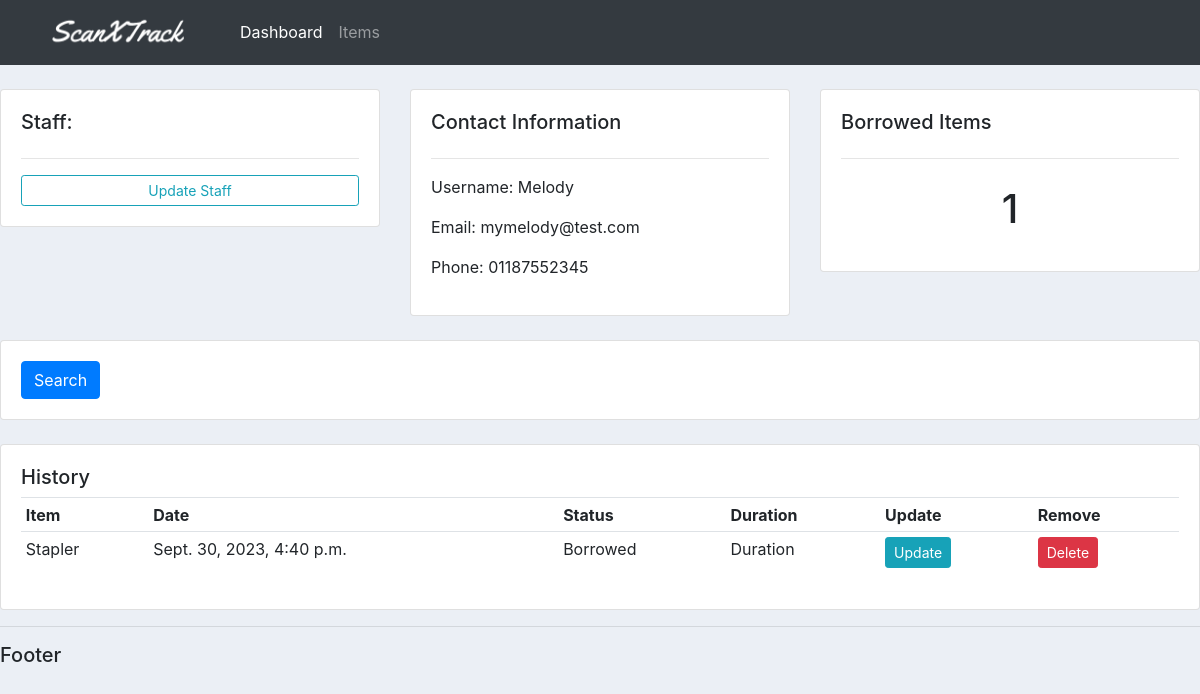
The app's page /staff/3, older data.
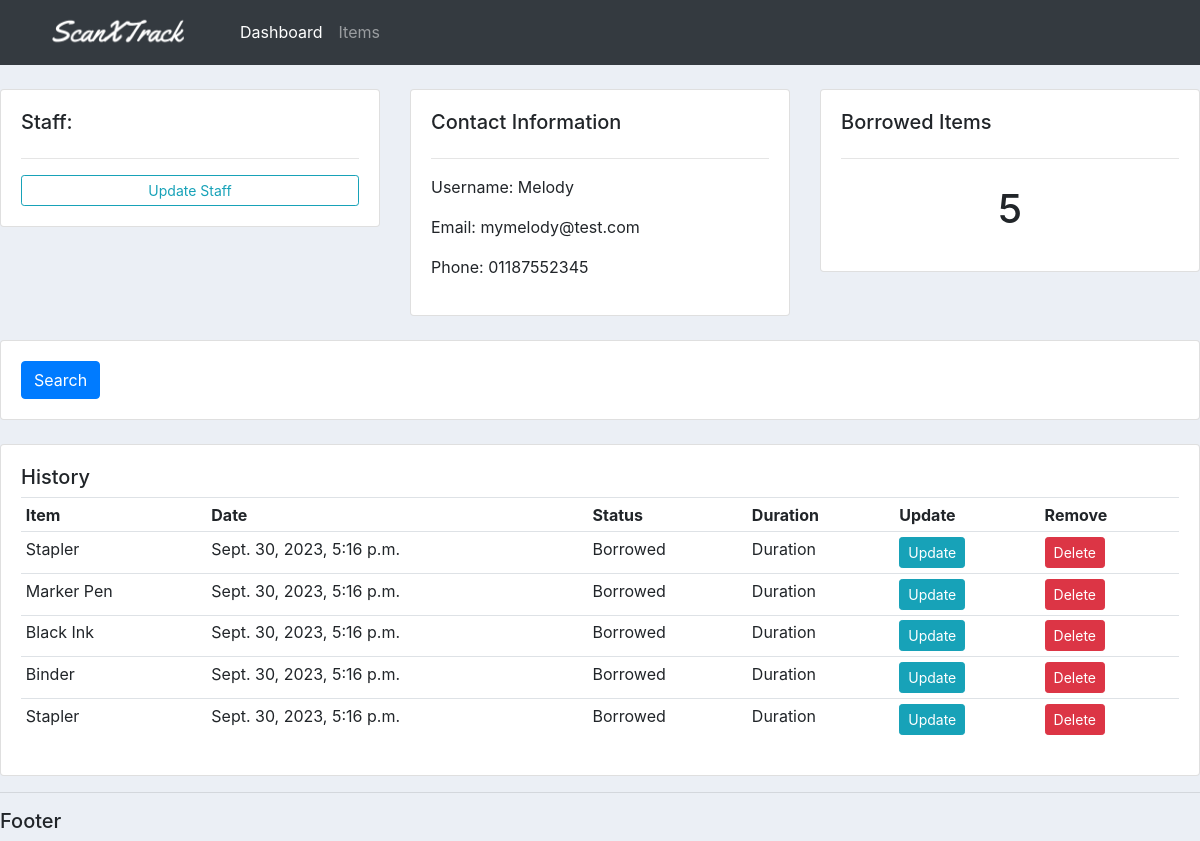
The same page, newer data.
### accounts/models.py (models this page shows, shortened)
class Borrowed_items(models.Model):
    STATUS = (
        ('Borrowed','Borrowed'),
        ('Returned','Returned')
    )
    staff = models.ForeignKey(Staff, null=True, on_delete=models.SET_NULL)
    item = models.ForeignKey(Item, null=True, on_delete=models.SET_NULL)
    status = models.CharField(max_length=200, null=True, choices=STATUS)
    date_created = models.DateTimeField(auto_now_add=True)

class Item(models.Model):
    name = models.CharField(max_length=200, null=True)
    description = models.CharField(max_length=200, null=True, blank=True)
    amount = models.IntegerField(null=True)
    date_created = models.DateTimeField(auto_now_add=True)
    def __str__(self):
        return self.name

### accounts/views.py (the view)
# urls.py: path('staff/<str:pk>', views.staff, name="staff"),
def staff(request,pk):
    staff = Staff.objects.get(id=pk)
    borrows = staff.borrowed_items_set.all()
    total_borrowed = borrows.filter(status='Borrowed').count()
    context = {'staff':staff, 'borrows':borrows, 'total_borrowed':total_borrowed}
    return render(request,'accounts/staff.html',context)

### accounts/templates/accounts/staff.html
{% extends 'accounts/main.html' %} {% block content %}
<br />
<div class="row">
  <div class="col-md">
    <div class="card card-body">
      <h5>Staff:</h5>
      <hr />
      <a class="btn btn-outline-info btn-sm btn-block" href="">Update Staff</a>
    </div>
  </div>
  <div class="col-md">
    <div class="card card-body">
      <h5>Contact Information</h5>
      <hr />
      <p>Username: {{staff.name}}</p>
      <p>Email: {{staff.email}}</p>
      <p>Phone: {{staff.phone}}</p>
    </div>
  </div>
  <div class="col-md">
    <div class="card card-body">
      <h5>Borrowed Items</h5>
      <hr />
      <h1 style="text-align: center; padding: 10px">{{total_borrowed}}</h1>
    </div>
  </div>
</div>
<br />
<div class="row">
  <div class="col">
    <div class="card card-body">
      <form method="get">
        <button class="btn btn-primary" type="submit">Search</button>
      </form>
    </div>
  </div>
</div>
<br />
<div class="row">
  <div class="col-md">
    <div class="card card-body">
      <table class="table table-sm">
        <h5>History</h5>
        <tr>
          <th>Item</th>
          <th>Date</th>
          <th>Status</th>
          <th>Duration</th>
          <th>Update</th>
          <th>Remove</th>
        </tr>
        {% for i in borrows %}
        <tr>
          <td>{{i.item}}</td>
          <td>{{i.date_created}}</td>
          <td>{{i.status}}</td>
          <td>Duration</td>
          <td>
            <a class="btn btn-sm btn-info" href="{% url 'update_borrow' i.id %}">Update</a>
          </td>
          <td>
            <a class="btn btn-sm btn-danger" href="{% url 'delete_borrow' i.id %}">Delete</a>
          </td>
        </tr>
        {% endfor %}
      </table>
    </div>
  </div>
</div>
{% endblock content %}

Row changes from the older to the newer data that the page shows:
removed Borrowed_items: item "Stapler", date_created "Sept. 30, 2023, 4:40 p.m.", status "Borrowed"
added Borrowed_items: item "Stapler", date_created "Sept. 30, 2023, 5:16 p.m.", status "Borrowed"
added Borrowed_items: item "Marker Pen", date_created "Sept. 30, 2023, 5:16 p.m.", status "Borrowed"
added Borrowed_items: item "Black Ink", date_created "Sept. 30, 2023, 5:16 p.m.", status "Borrowed"
added Borrowed_items: item "Binder", date_created "Sept. 30, 2023, 5:16 p.m.", status "Borrowed"
added Borrowed_items: item "Stapler", date_created "Sept. 30, 2023, 5:16 p.m.", status "Borrowed"
Text that changed along with them:
{{ total_borrowed }}: "1" → "5"
